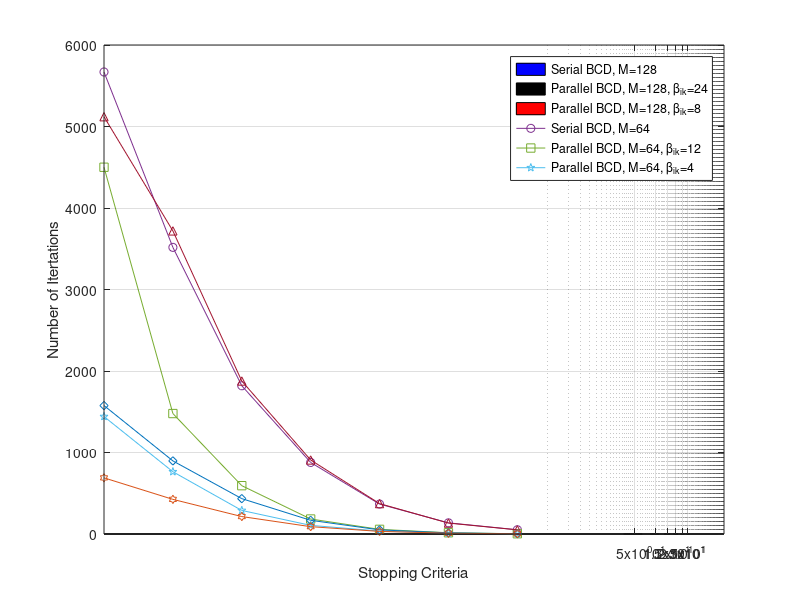

The MATLAB source for this figure:
dB = [0 : 5 : 30];
rM8Q8C7 = [259, 340, 422, 510, 590, 650, 692];
wmmseM8Q8C7 = [278, 357, 430, 495, 536, 562, 584];

rM8Q16C7 = [289, 390, 482, 596, 722, 845, 957];

rM4Q5C7 = [130, 175, 233, 286, 315, 336, 342];
wmmseM4Q5C7 = [164, 213, 258, 290, 309, 315, 319];
% power consumption 100%

plot(dB, rM8Q16C7, '-o', dB, rM8Q8C7, '-s', dB, wmmseM8Q8C7, '-p', dB, rM4Q5C7, '-^', dB, wmmseM4Q5C7, '-d', 'LineWidth', 1.5);
legend('LPP-WMMSE, M=128, G=16', 'LPP-WMMSE, M=64, G=8', 'WMMSE, M=64', 'LPP-WMMSE, M=20, G=5', 'WMMSE, M=20');
grid on;
xlabel('SNR (dB)');
ylabel('System Throughput (bits per channel user)');

dB = [5 : 5 : 30];
rpcWMMSE = [1, 1, 1, 1, 1, 1];
rpcM8Q8C7 = [0.99 0.99 0.98 0.96, 0.93, 0.905];
rpcM8Q16C7 = [0.95 0.90 0.87 0.855 0.83 0.81];
bar1 = bar(dB, rpcM8Q8C7, 'BarWidth', 0.2, 'FaceColor', 'b');
hold on;
bar2 = bar(dB - 1, rpcWMMSE, 'BarWidth', 0.2, 'FaceColor', 'k');
hold on;
bar3 = bar(dB + 1, rpcM8Q16C7, 'BarWidth', 0.2, 'FaceColor', 'r');
xlabel('SNR (dB)');
ylabel('Relative Power Consumption');
grid on;
legend('LPP-WMMSE, M=64', 'WMMSE', 'LPP-WMMSE, M=128');

epsilon = [1e-1, 1e-2, 1e-3, 1e-4, 1e-5, 1e-6, 1e-7];
sM128 = [52, 137, 367, 878, 1819, 3517, 5669];
pM128b24 = [3.2, 15.3, 57.1, 184, 593, 1478, 4500];
pM128b12 = [];
pM128b8 = [2.9, 10.1, 36, 106, 289, 764, 1441];
pM128b6 = [2.7, 9.1, 29.5, ];

sM64 = [51, 134, 373, 908, 1877, 3719, 5120];
pM64b12 = [3, 13.6, 50.8, 168, 434, 897, 1576];
pM64b6 = [];
pM64b5 = [2.9, 10.2, 35.3, ];
pM64b4 = [2.8, 9.6, 32, 90, 214, 425, 689];
semilogx(epsilon, sM128, '-o', epsilon, pM128b24, '-s', epsilon, pM128b8, '-p', ...
         epsilon, sM64, '-^', epsilon, pM64b12, '-d', epsilon, pM64b4, '-h');
legend('Serial BCD, M=128', 'Parallel BCD, M=128, \beta_{ik}=24', 'Parallel BCD, M=128, \beta_{ik}=8', ...
       'Serial BCD, M=64', 'Parallel BCD, M=64, \beta_{ik}=12', 'Parallel BCD, M=64, \beta_{ik}=4');
xlabel('Stopping Criteria');
ylabel('Number of Itertations');
grid on;
